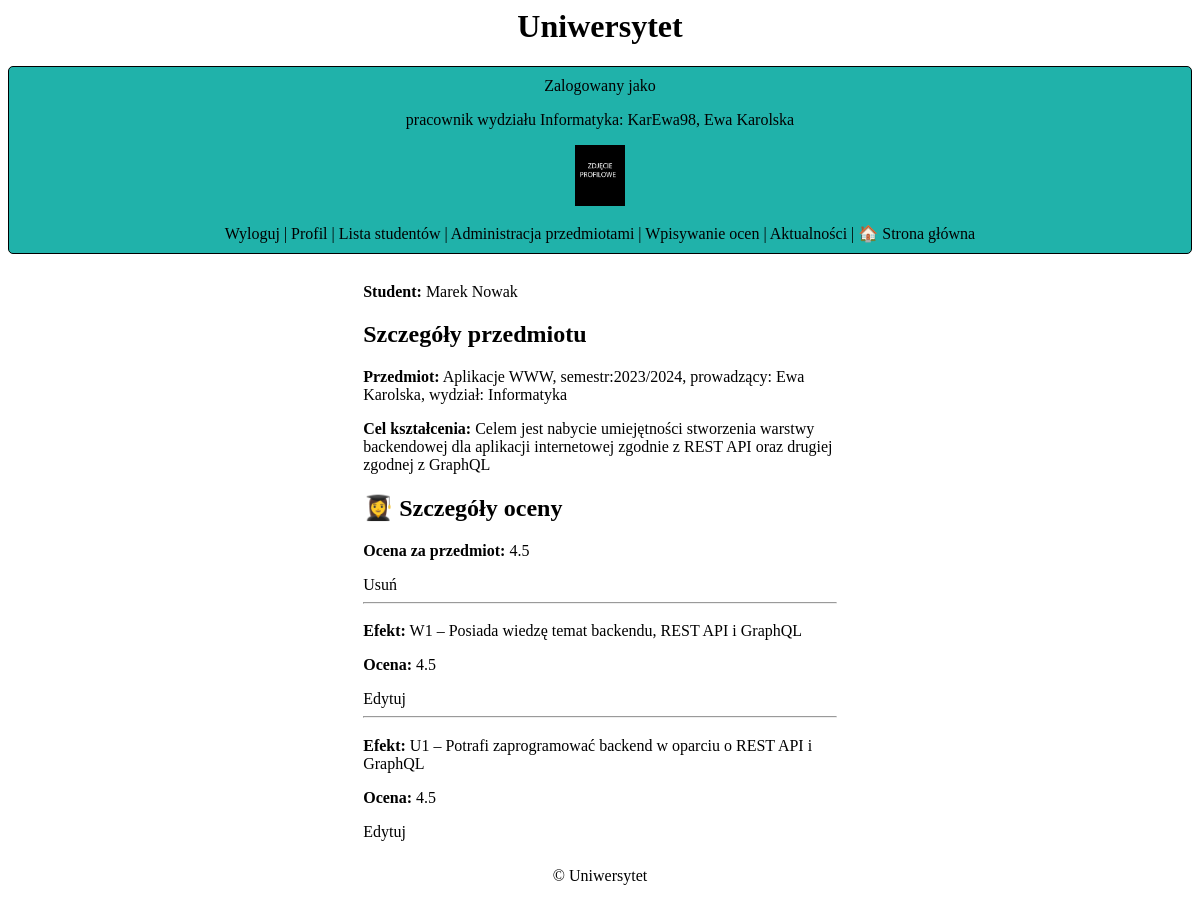
/education/12/ (signed in), run on the app's committed database.
### uczelnia/models.py (models this page shows, shortened)
class CustomUser(AbstractUser):
    first_name = models.CharField(max_length=100, blank=False, null=False)
    last_name = models.CharField(max_length=100, blank=False, null=False)
    avatar = models.ImageField(default='default.png', upload_to='profile_pics')
    birthday = models.DateField(default=date(2000, 1, 1))
    phone = models.CharField(max_length=9, blank=False)
    address = models.CharField(max_length=100, blank=False)
    semester = models.CharField(max_length=100, default="2023/2024")  # semestr na którym jest student
    department = models.ForeignKey(Department, on_delete=models.CASCADE,
                                   null=False)  # w jakim wydziale studiuje student lub zatrudniony jest pracownik
    is_employee = models.BooleanField(default=False)  # czy użytkownik jest pracownikiem
    is_verified = models.BooleanField(default=False) #veryfikacja przez admina
    def __str__(self):
        return self.first_name + " " + self.last_name + " "

class Department(models.Model):
    name = models.CharField(max_length=100, blank=False, null=False)
    def __str__(self):
        return self.name

class Education(models.Model):
    GRADE_CHOICES = [
        (2.0, '2.0'),
        (3.0, '3.0'),
        (3.5, '3.5'),
        (4.0, '4.0'),
        (4.5, '4.5'),
        (5.0, '5.0'),
    ]
    student = models.ForeignKey(CustomUser, on_delete=models.CASCADE) # którego studenta dotyczy ocena
    subject = models.ForeignKey(Subject, on_delete=models.CASCADE)  # z jakiego przedmiotu jest ocena
    effect = models.CharField(max_length=140, default="")
    grade = models.FloatField(choices=GRADE_CHOICES, default=2.0)

class Subject(models.Model):
    name = models.CharField(max_length=100, blank=False, null=False)  # nazwa przedmiotu
    purpose = models.TextField(default="")  # cel kształcenia
    effects = models.TextField(default="")  # efekty kształcenia
    teacher = models.ForeignKey(CustomUser, on_delete=models.CASCADE)  # przypiany do przedmiotu nauczyciel
    semester = models.CharField(max_length=100, default="2023/2024")  # semestr na którym jest student
    ects_points = models.IntegerField(default=0, verbose_name='Punkty ECTS')
    def __str__(self):
        return self.name + ", semestr:" + self.semester + ", prowadzący: " + self.teacher.first_name + " " + self.teacher.last_name + ", wydział: " + self.teacher.department.name

### uczelnia/views.py (the view)
# urls.py: path('education/<int:pk>/', EducationDetailsView.as_view(), name='education_details'),
class EducationDetailsView(DetailView):
    model = Education
    template_name = 'education_details.html'
    context_object_name = 'education'
    def get_context_data(self, **kwargs):
        context = super().get_context_data(**kwargs)
        education = self.get_object()
        student = education.student
        context['educations'] = Education.objects.filter(subject=education.subject, student=student).exclude(effect="")
        context['purpose'] = education.subject.purpose
        grades = [education.grade for education in context['educations']]
        if grades:
            average_grade = sum(grades) / len(grades)
            context['rounded_average'] = round_half_up(average_grade)
        else:
            context['rounded_average'] = None
        return context

### uczelnia/views.py (called while the page is built)
def round_half_up(n):
    return round(n * 2) / 2

### uczelnia/templates/education_details.html (shortened to what this page needs)
{% extends 'base.html' %}
{% block content %}
  <p><strong>Student:</strong> {{ education.student }}</p>
    <h2>Szczegóły przedmiotu</h2>
  <p><strong>Przedmiot:</strong> {{ education.subject }}</p>
<p><strong>Cel kształcenia:</strong> {{ purpose }}</p>
     <h2>👩‍🎓 Szczegóły oceny</h2>
  <p><strong>Ocena za przedmiot:</strong> {{ rounded_average }}</p>
  {% if user.is_employee %}
  <a href="{% url 'education_delete' pk=education.pk %}">Usuń</a>
  {% endif %}
  {% for education in educations %}
  <hr>
    <p><strong>Efekt:</strong> {{ education.effect }}</p>
    <p><strong>Ocena:</strong> {{ education.grade }}</p>
    {% if user.is_employee %}
    <a href="{% url 'education_update' pk=education.pk %}">Edytuj</a>
    {% endif %}
  {% endfor %}
  {% endblock %}

### uczelnia/templates/base.html
{% load static %}
<head>
  <link rel="stylesheet" href="{% static 'style.css' %}" />
</head>
<body>
  <center>
      <h1>Uniwersytet</h1>
      <header>
          {% if user.is_authenticated %}
          Zalogowany jako
        {% if user.is_superuser %}
          <p>Administrator: {{ user.username }}</p>
        {% elif user.is_employee %}
          <p>pracownik wydziału {{user.department}}: {{ user.username }}, {{user.first_name}} {{user.last_name}}</p>
        {% else %}
          <p>student wydziału {{user.department}}: {{ user.username }}, {{user.first_name}} {{user.last_name}}, semestr {{user.semester}}</p>
        {% endif %}
        <img src="{{user.avatar.url}}" width="50px">
<br>  <br>
      <a href="{% url 'logout' %}">Wyloguj</a>
      |
      <a href="{% url 'edit_profile' %}">Profil</a>
      |
        {% if user.is_superuser %}
          <p>Administrator: {{ user.username }}</p>
            <a href="{% url 'admin_home' %}">Panel Administratora</a> |
          <a href="{% url 'verification_list' %}">Weryfikacja użytkowników</a> |
            <a href="{% url 'news_list' %}">Aktualności</a>
        {% elif user.is_employee %}
              <a href="{% url 'user_list' %}">Lista studentów</a>
               |
              <a href="{% url 'subject_list' %}">Administracja przedmiotami</a>
              |
              <a href="{% url 'education_list' %}">Wpisywanie ocen</a> |
            <a href="{% url 'news_list' %}">Aktualności</a>
        {% else %}
              <a href="{% url 'education_list' %}">Nauka</a> |
            <a href="{% url 'news_list' %}">Aktualności</a>
        {% endif %}
      {% else %}
      <p>Nie jesteś zalogowany</p>
      <a href="{% url 'login' %}">Logowanie</a>|
      <a href="{% url 'signup' %}">Rejestracja</a>
      {% endif %} |
      <a href="{% url 'home' %}">🏠 Strona główna</a>
    </header>
  </center>
  <main class="center">{% block content %} {% endblock %}</main>
  <center>
    <footer>
      <p>&copy; {{ year }} Uniwersytet</p>
    </footer>
  </center>
</body>

### uczelnia/static/style.css (style rules this page uses)
body { font-family: verdana; }
a:link { color: #000000; text-decoration: none; }
.center { margin: auto; width: 40%; padding: 10px; }
header { margin-left: auto; margin-right: auto; background-color: lightseagreen; border-radius: 5px; border: #000000 1px solid; padding: 10px; }
main { margin-left: auto; margin-right: auto; }
footer { margin-left: auto; margin-right: auto; }

### data on the page
CustomUser: department "Informatyka", username "KarEwa98", first_name "Ewa", last_name "Karolska", avatar (picture)
Education: student "Marek Nowak", subject "Aplikacje WWW, semestr:2023/2024, prowadzący: Ewa Karolska, wydział: Informatyka"
Subject: purpose "Celem jest nabycie umiejętności stworzenia warstwy backendowej dla aplikacji internetowej zgodnie z REST API oraz drugiej zgodnej z GraphQL"
Education: effect "W1 – Posiada wiedzę temat backendu, REST API i GraphQL", grade "4.5"
Education: effect "U1 – Potrafi zaprogramować backend w oparciu o REST API i GraphQL", grade "4.5"

### other printed values
{{ rounded_average }} "4.5"
